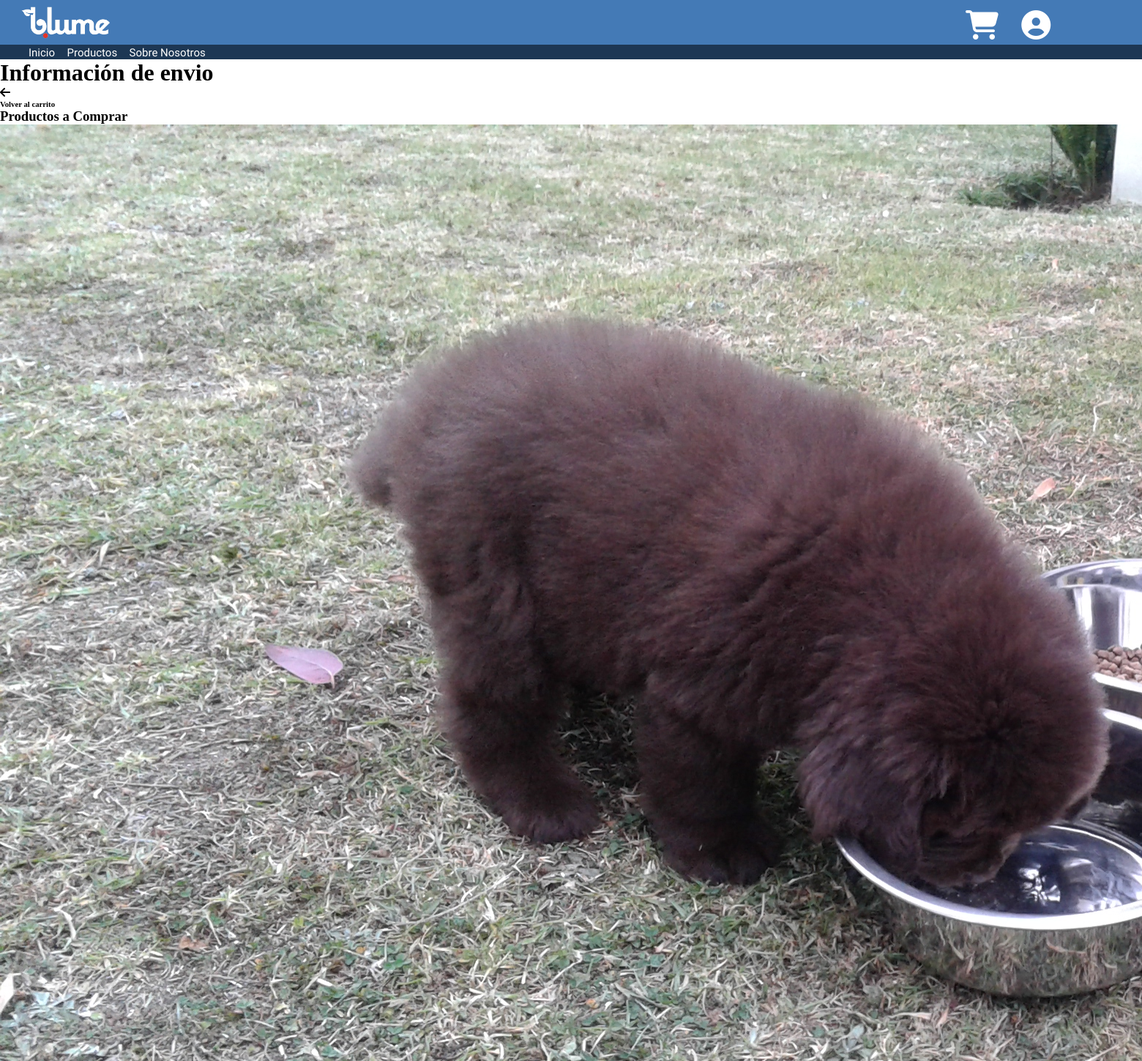
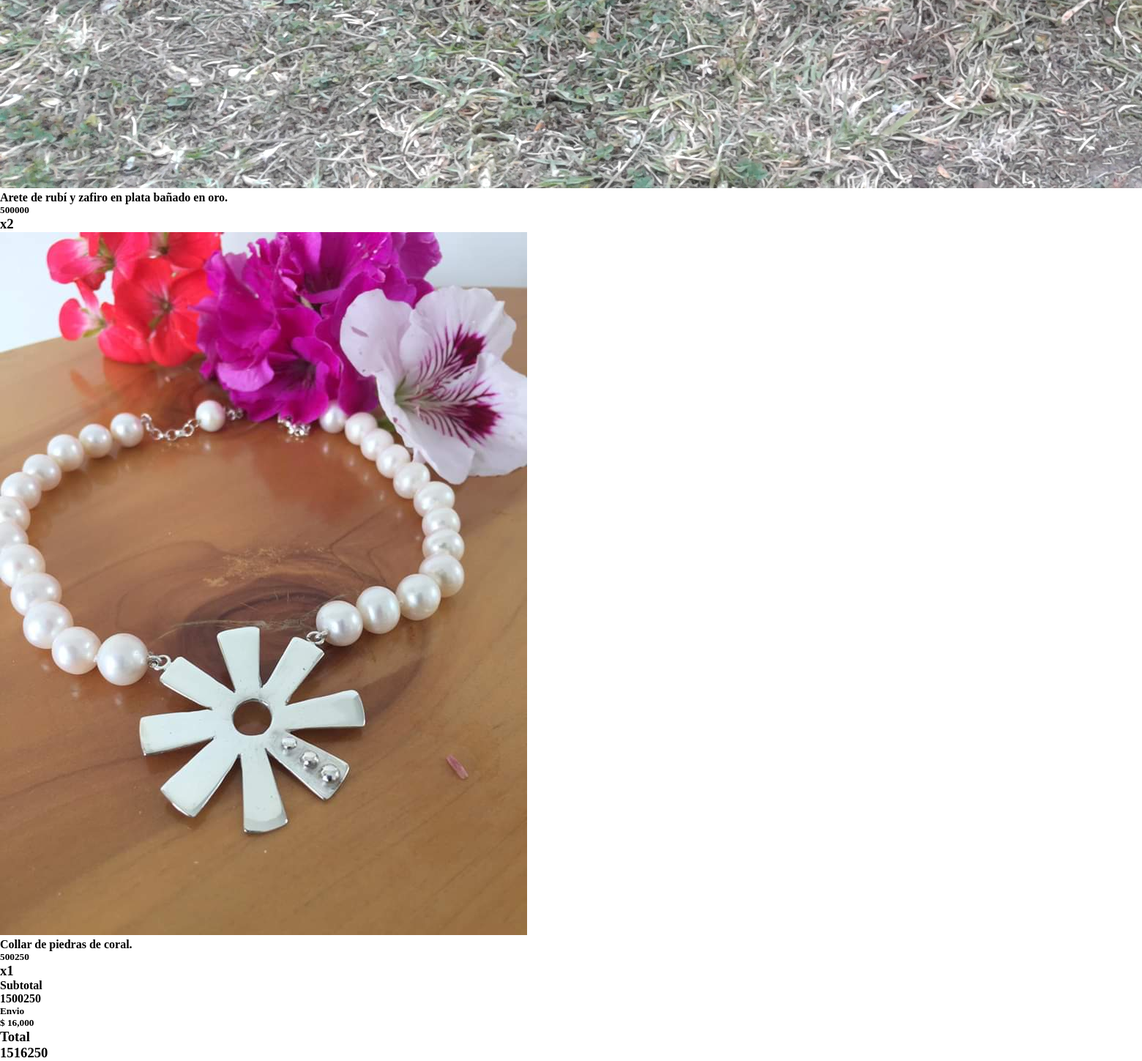
Screenshot of /checkout/ (signed in) with the database file from the repository (2 pictures, top to bottom).
### principal/models.py (models this page shows)
class Items(models.Model):
    carrito = models.ForeignKey(Carrito, on_delete=models.CASCADE)
    cantidad = models.PositiveIntegerField(default=1)
    producto = models.ForeignKey(Joya, on_delete=models.CASCADE)
    def total(self):
        return self.cantidad * self.producto.precio
    def posible(self):
        return self.cantidad <= self.producto.stock

class Joya(models.Model):
    nombre = models.CharField(max_length=100000)
    MATERIAL = [
        ('oro', 'Oro'),
        ('plata', 'Plata'),
        ('otros', 'Otros')
    ]
    material = models.CharField(max_length=7, choices=MATERIAL, default='Oro')
    TIPO = [
        ('aretes', 'Arete'),
        ('pulseras', 'Pulsera'),
        ('collares', 'Collar'),
        ('anillos', 'Anillo'),
        ('otros', 'Otro')
    ]
    tipo = models.CharField(max_length=50, choices=TIPO, default='Arete')
    piedra = models.CharField(max_length=100000)
    precio = models.IntegerField()
    imagen = models.ImageField(upload_to='static/images', null=True, blank=True)
    descripcion = models.TextField()
    stock = models.IntegerField(default=1)
    vistas = models.PositiveIntegerField(default=0)

### principal/views.py (the view)
# urls.py: path('checkout/', views.checkout),
@login_required(login_url="/login/")
def checkout(request):
    usuario = User.objects.get(username=request.user)
    carro = Carrito.objects.get(propietario=usuario)
    productos = Items.objects.filter(carrito=carro)
    valor_total = 0
    for producto in productos:
        if producto.posible():
            valor_total += producto.total()
    con_envio = valor_total + 16000
    ctx = {'subtotal' : valor_total, 'total' : con_envio, 'productos' : productos}
    return render(request, 'checkout.html', ctx)

### templates/checkout.html (shortened to what this page needs)
<!DOCTYPE html>
<html>
    <head>
    </head>
    {% include 'barra.html' %}
    <body>
        <form>
            <div>
                <h1>Información de envio</h1>
            </div>
        </form>
        <div>
            <div>
                <i class="fas fa-arrow-left"></i>
                <h6>Volver al carrito</h6>
            </div>
            <div>
                <h3>Productos a Comprar</h3>
                {% for producto in productos %}
                    <div>
                        <img src="/{{producto.producto.imagen}}">
                        <h4>{{producto.producto.nombre}}</h4>
                        <h5>{{producto.producto.precio}}</h5>
                        <h3>x{{producto.cantidad}}</h3>
                    </div>
                {% endfor %}
                <div>
                    <div>
                        <h4>Subtotal</h4>
                        <h4>{{subtotal}}</h4>
                    </div>
                    <div>
                        <h5>Envio</h5>
                        <h5>$ 16,000</h5>
                    </div>
                    <div>
                        <h3>Total</h3>
                        <h3>{{total}}</h3>
                    </div>
                </div>
            </div>
        </div>
    </body>
</html>

### static/css/barra.css (style rules this page uses)
* { margin: 0; padding: 0; text-decoration: none; }

### rows the page displays
Items: producto.imagen (picture), producto.nombre "Arete de rubí y zafiro en plata bañado en oro.", producto.precio "500000", cantidad "2"
Items: producto.imagen (picture), producto.nombre "Collar de piedras de coral.", producto.precio "500250", cantidad "1"

### other values shown
{{ subtotal }} "1500250"
{{ total }} "1516250"
